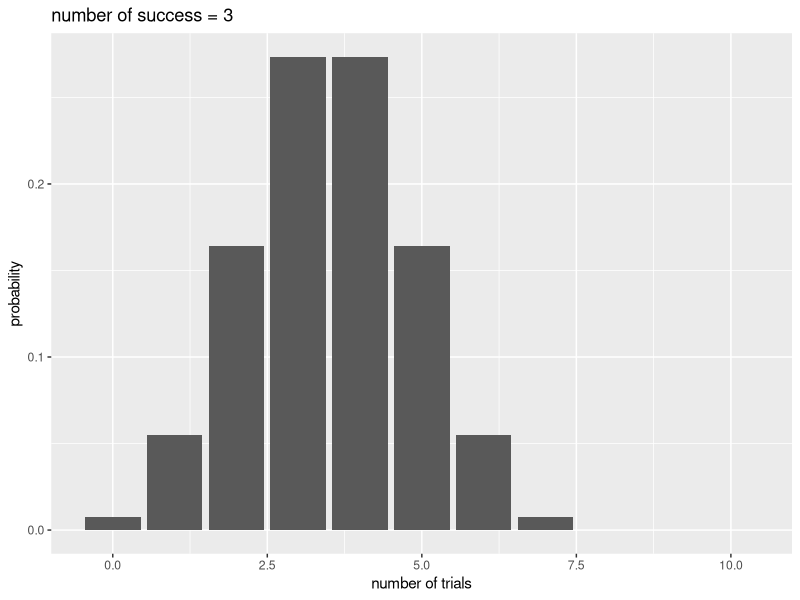
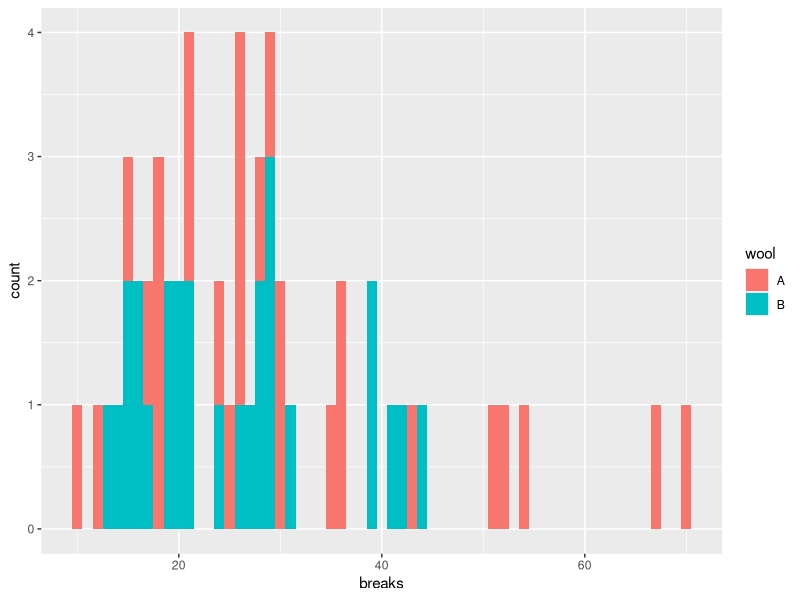
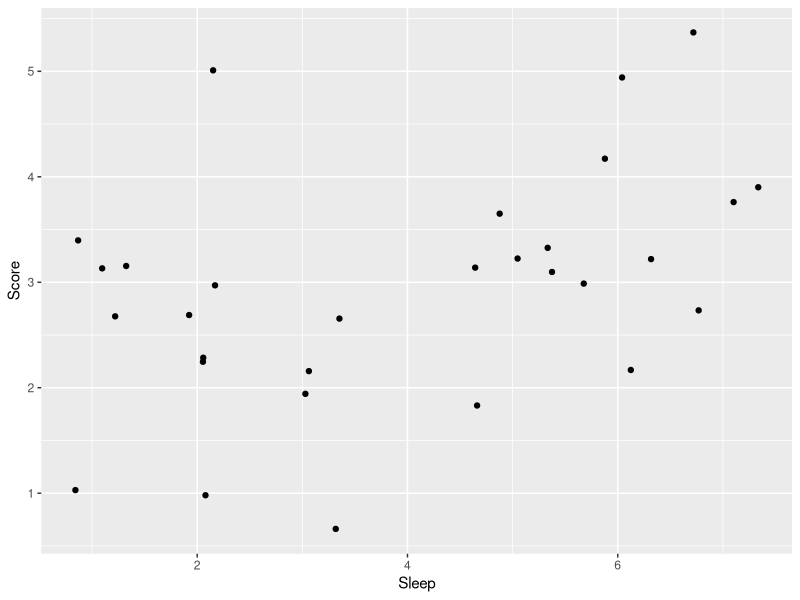
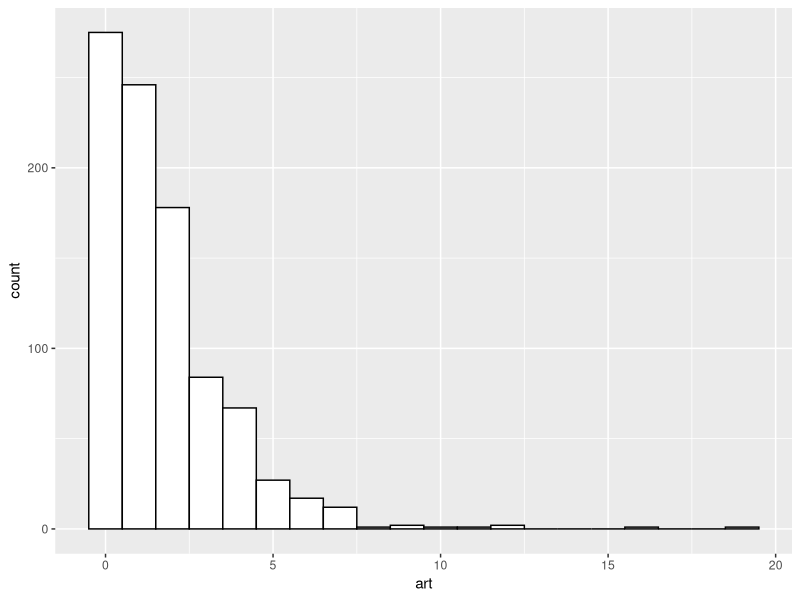

Source code (R) for these figures, in order:
## ---- chunk 1
knitr::opts_chunk$set(echo = TRUE)
library(tidyverse)
library(nnet)
library(MASS)
library(pscl)
library(knitr)
## ---- chunk 2

choose(8-1, 3-1)*0.5^2*(1-0.5)^(8-3)*0.5 #つまり，7回中表が2回，裏が5回出て，最後の１回で表が出る確率を求める。

## ---- chunk 3
x = 0:10
p_y = dbinom(x = x, size = 10 - 3, prob = 0.5)

d_plot = data.frame(x = x, p_y = p_y)

ggplot() + 
  geom_bar(data = d_plot, aes(x = x, y = p_y), stat = "identity") + 
  labs(x = "number of trials", y = "probability", title = "number of success = 3")

## ---- chunk 4

d = warpbreaks #別の名前(d)で保存する
d$A <- ifelse(d$wool == "A", 1, 0) #Aなら1, Bなら0のダミー
head(d)

ggplot2::ggplot() + 
  geom_histogram(data = d, aes(x = breaks, fill = wool), binwidth = 1)

## ---- chunk 5
model_poisson = glm(data = d, breaks ~ A, family = poisson(link = "log"))
summary(model_poisson)

mean(d$breaks)
var(d$breaks)

## ---- chunk 6

model_poisson$deviance/model_poisson$df.residual

## ---- chunk 7

model_nb = MASS::glm.nb(data = d, breaks ~ A) #lm関数と同じ要領で，線形の式を入力する。確率分布はオプションで指定しないで良い。
summary(model_nb)

## ---- chunk 8

###サンプルデータの作成
Sleep = c(6,1,5,2,5,6,2,6,2,5,6,2,5,3,5,3,3,7,2,7,6,1,2,1,7,1,1,7,5,3)
Score = c(3,3,3,2,3,3,5,5,2,2,2,3,4,1,3,2,3,5,1,4,4,3,3,3,4,1,3,3,3,2)
sample_ordered = data.frame(Score = Score, Sleep = Sleep)
head(sample_ordered)

## ---- chunk 9

ggplot2::ggplot() + 
  geom_jitter(data = sample_ordered, aes(x = Sleep, y = Score))

## ---- chunk 10

#以下のいずれかの方法で因子型に変換する
sample_ordered$Score = factor(sample_ordered$Score, levels = c("1", "2", "3", "4", "5"), ordered = TRUE)
sample_ordered$Score = ordered(sample_ordered$Score, levels = c("1", "2", "3", "4", "5"))
#levelsで，水準の順序を指定する
#factor()では，オプションoredered=TRUEを加える

## ---- chunk 11

model_polr = MASS::polr(data = sample_ordered, Score ~ Sleep, Hess = TRUE)
summary(model_polr)

## ---- chunk 12

coef_table = coef(summary(model_polr))
p = pnorm(abs(coef_table[,"t value"]), lower.tail = FALSE)*2
(cbind(coef_table, "p value" = p))

## ---- chunk 13
###サンプルデータの作成
set.seed(1)
Male = c(rep(0:1, 25))
Grade = rnorm(n=50, 5, 2)
Faculty = c(rep("Literature", 15), rep("Economics", 20), rep("Physical", 15))
sample_mnl = data.frame(Faculty = Faculty, Male = Male, Grade = Grade)
head(sample_mnl)

## ---- chunk 14

result_mnl = nnet::multinom(data = sample_mnl, Faculty ~ Male + Grade)
summary(result_mnl)

## ---- chunk 15

#p値の出力
z = summary(result_mnl)$coefficients/summary(result_mnl)$standard.errors
p = (1 - pnorm(abs(z), mean = 0, sd = 1)) * 2
p

## ---- chunk 16

## ゼロ過剰ポアソン回帰

#ゼロ過剰ポアソン回帰は，データにゼロが極端に多いカウントデータに適用されるモデルである。ゼロ過剰ポアソン回帰は，二項分布とポアソン分布を混合させた統計モデルである。

### 例題{-}

#夏休みの間に毎日，カブトムシを採りに森に出かけた。カブトムシが何匹か見つかる日もあれば，全く見つからない日もある。その日の天気や気温がカブトムシが見つかる確率に影響を及ぼしていたかを検討するとする。

#サンプルデータの作成


### ゼロ過剰ポアソンモデルの詳細

#ゼロ過剰ポアソンモデルでは，観測値でゼロが生じる過程として，2つの過程を想定する。
#1. 二項分布からゼロが生じる場合
#2. ポアソン分布からゼロが生じる場合

#雨の降っている日は


### Rでのゼロ過剰ポアソン回帰

#`pscl`パッケージの`zeroinfl()`関数で解析することができる。`lm()`と同じ要領でモデルを記述すると，推定結果を出力してくれる。

head(bioChemists)

ggplot() + 
  geom_histogram(data = bioChemists, aes(x=art), binwidth = 1, fill="white", color="black")
table(bioChemists$art)


model_zeroinfl = pscl::zeroinfl(data = bioChemists, art ~ fem + mar + kid5 + phd + ment)
#model_zeroinfl = pscl::zeroinfl(data = bioChemists, art ~ fem + mar | kid5)

summary(model_zeroinfl)

#二項分布のモデル（binomial with logit link）とポアソン分布のモデル（poisson with log link）の2種類のモデルの推定結果が出力される。
